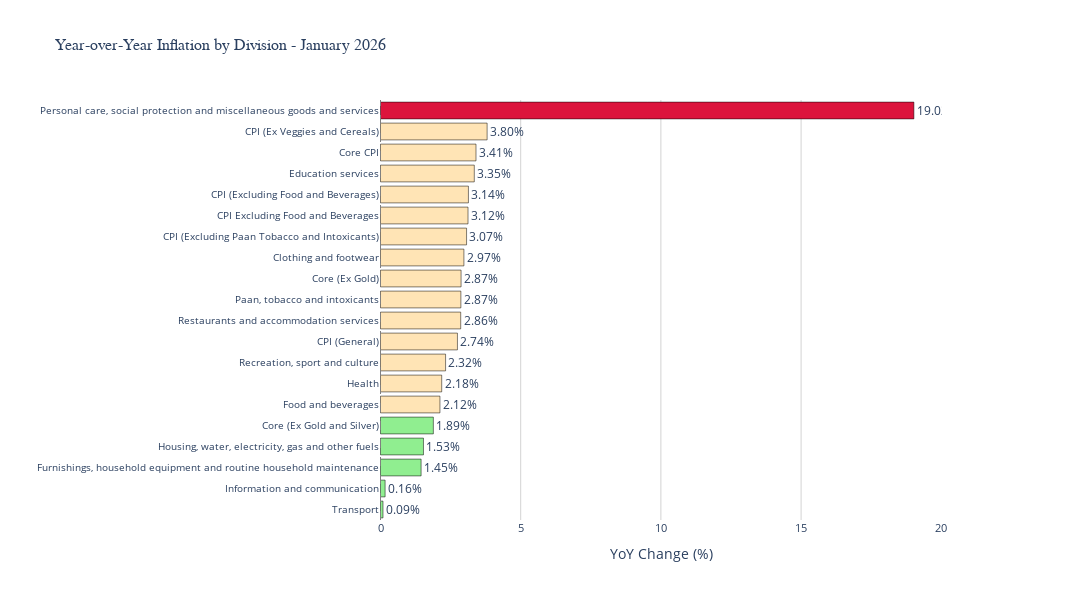

The notebook cell this image was saved under:
### Code cell
# Example 1: Bar chart with all divisions
fig_all = create_yoy_bar_chart()
fig_all.show()

### Figure 1 — Plotly figure (JSON) as saved in the notebook; plotly's stock layout.template omitted (floating-point values rounded to 4 significant figures)
{"data": [{"customdata": [[100.6, 0.0696], [103.3, 0.01936], [103.0, 0.1361], [102.0, 0.1276], [103.4, 0.1459], [104.0, -0.03844], [103.9, 0.1253], [104.0, 0.3086], [104.5, 0.3458], [105.7, 0.1801], [104.4, 0.2978], [104.4, 0.5576], [105.9, 0.1513], [104.5, 0.3539], [104.7, 0.5835], [104.7, 0.606], [105.3, 0.07601], [105.1, 0.6692], [105.4, 0.6335], [122.6, 5.235]], "hovertemplate": "<b>%{y}</b><br>YoY: %{x:.2f}%<br>Index: %{customdata[0]:.2f}<br>MoM: %{customdata[1]:.2f}%<extra></extra>", "marker": {"color": ["#90EE90", "#90EE90", "#90EE90", "#90EE90", "#90EE90", "#FFE4B5", "#FFE4B5", "#FFE4B5", "#FFE4B5", "#FFE4B5", "#FFE4B5", "#FFE4B5", "#FFE4B5", "#FFE4B5", "#FFE4B5", "#FFE4B5", "#FFE4B5", "#FFE4B5", "#FFE4B5", "#DC143C"], "line": {"color": "black", "width": 0.5}}, "orientation": "h", "text": ["0.09%", "0.16%", "1.45%", "1.53%", "1.89%", "2.12%", "2.18%", "2.32%", "2.74%", "2.86%", "2.87%", "2.87%", "2.97%", "3.07%", "3.12%", "3.14%", "3.35%", "3.41%", "3.80%", "19.02%"], "textposition": "outside", "type": "bar", "x": [0.08951, 0.1648, 1.448, 1.533, 1.885, 2.12, 2.183, 2.321, 2.744, 2.861, 2.867, 2.874, 2.975, 3.07, 3.122, 3.136, 3.346, 3.406, 3.803, 19.02], "y": ["Transport", "Information and communication", "Furnishings, household equipment and routine household maintenance", "Housing, water, electricity, gas and other fuels", "Core (Ex Gold and Silver)", "Food and beverages", "Health", "Recreation, sport and culture", "CPI (General)", "Restaurants and accommodation services", "Paan, tobacco and intoxicants", "Core (Ex Gold)", "Clothing and footwear", "CPI (Excluding Paan Tobacco and Intoxicants)", "CPI Excluding Food and Beverages", "CPI (Excluding Food and Beverages)", "Education services", "Core CPI", "CPI (Ex Veggies and Cereals)", "Personal care, social protection and miscellaneous goods and services"]}], "layout": {"height": 600, "margin": {"b": 80, "l": 250, "r": 150, "t": 100}, "plot_bgcolor": "white", "shapes": [{"line": {"color": "gray", "dash": "dash", "width": 1}, "type": "line", "x0": 0, "x1": 0, "xref": "x", "y0": 0, "y1": 1, "yref": "y domain"}], "showlegend": false, "title": {"font": {"family": "Arial Black", "size": 16}, "text": "Year-over-Year Inflation by Division - January 2026"}, "width": 1200, "xaxis": {"gridcolor": "lightgray", "tickfont": {"size": 11}, "title": {"text": "YoY Change (%)"}}, "yaxis": {"tickfont": {"size": 10}, "title": {"text": ""}}}}
